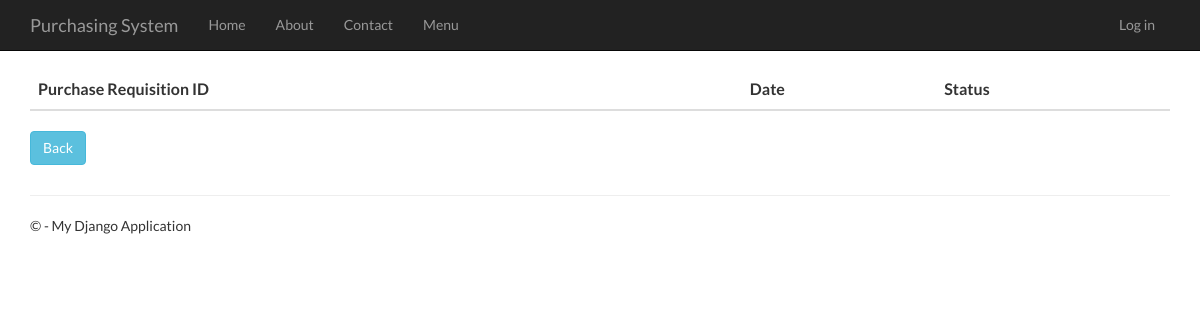
Before: /purchaserequisitionhistory with the older database file.
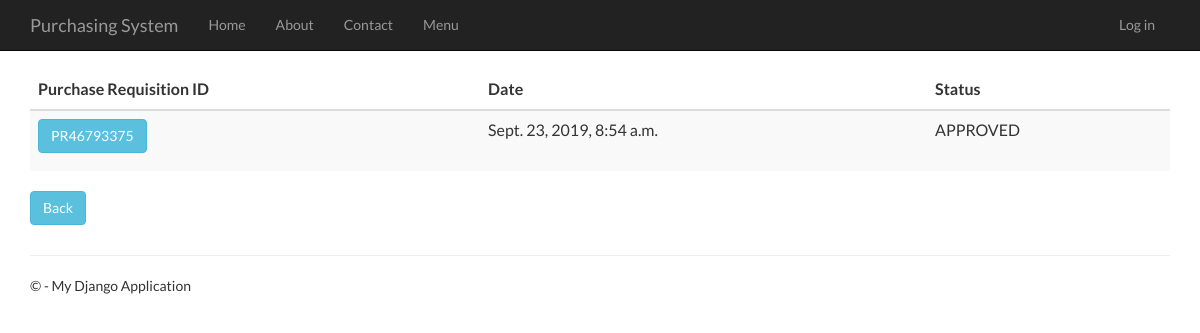
After: the same page with the newer database file.
### PurchaseRequisition/models.py (models this page shows)
class PurchaseRequisition(models.Model):
    pr_id= models.CharField(max_length=10, primary_key=True) #takes character
    description= models.TextField(null=True,default=None, blank=True)
    time_created= models.DateTimeField()
    total_price= models.DecimalField(max_digits=10, decimal_places=2, default=Decimal('0.00'))
    status= models.TextField(max_length=10, default="Pending")
    person_id = models.ForeignKey(Person)
    def __str__(self):
        return str(self.pr_id)

### PurchaseRequisition/views.py (the view)
# urls.py: url(r'^purchaserequisitionhistory', PurchaseRequisition.views.purchaserequisitionhistory, name="purchase_requisition_history"),
def purchaserequisitionhistory(request):
    purchase_requisitions = PurchaseRequisition.objects.all()
    print(purchase_requisitions)
    context = {
            'title':'Purchase Requisition History',
            'rows':purchase_requisitions
        }
    return render(request,'PurchaseRequisition/purchaserequisitionhistory.html',context)

### PurchaseRequisition/templates/PurchaseRequisition/purchaserequisitionhistory.html
﻿{% extends "app/layout.html" %}
{% block content %}
<div class="purchaseorderhistory margintop" action="menu" >
    <form action="purchaserequisitionhistorydetails" method="GET">
        <table class="table table-striped margintop">
          <thead>
            <tr>
              <th scope="col">Purchase Requisition ID</th>
              <th scope="col">Date</th>
              <th scope="col">Status</th>
            </tr>
          </thead>
          <tbody>
              {% for r in rows %}
            <tr>
                 <td><button type="submit" name="pr_id" value="{{r.pr_id}}" class="btn btn-info" >{{r.pr_id}}</button></td>
                 <td>{{r.time_created}}</td>
                 <td>{{r.status}}</td>
            </tr>
              {% endfor %}
          </tbody>
        </table>
    </form>
       <form action="menu">
        <div class="margintop">
            <button type="submit" class="btn btn-info" >Back</button>
        </div>
    </form>
</div>
{% endblock %}

Changed rows visible on the page:
added PurchaseRequisition: pr_id "PR46793375", time_created "Sept. 23, 2019, 8:54 a.m.", status "APPROVED"
